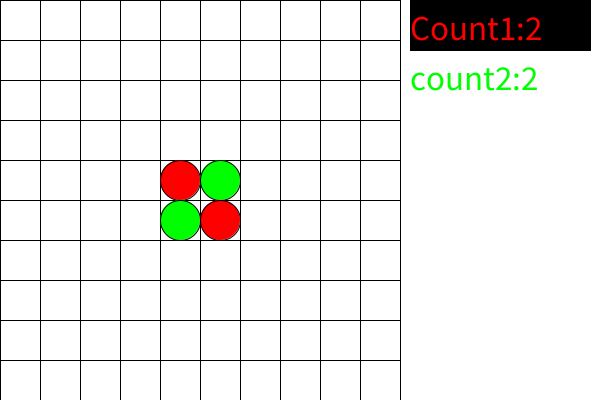
Frame 1 (no input)
Frame 60 (the mouse pressed at the canvas centre just before this capture): identical to frame 1, image omitted
Frame 120 (the mouse held since frame 60 and released just before this capture): identical to frame 1, image omitted

The Processing sketch that drew this single still picture (run headless with seeded random() and noise(); from frame 60 on, the mouse is pressed at the canvas centre):

// Processing sketch: othello2
// ── othello2.pde
int [][]grid = new int[10][10];
int []count=new int[3];
color c1=color(255,0,0), c2=color(0,255,0);
int nowColor=1;
void setup(){
  size(600,400);
  for(int i=0;i<10;i++){
    for(int j=0;j<10;j++){
      grid[i][j]=0;
    }
  }
  grid[4][4]=1;
  grid[4][5]=2;
  grid[5][4]=2;
  grid[5][5]=1;
  count[1]=2;
  count[2]=2;
  nowColor=1;
}
void drawGrid(){
  for(int i=0;i<=10;i++){
    line(i*40,0,i*40,400);
    line(0,i*40,400,i*40);
  }  
}
void drawGo(){
  for(int i=0;i<10;i++){
    for(int j=0;j<10;j++){
      if(grid[i][j]==1){
        fill(c1);
        ellipse(i*40+20,j*40+20, 40,40);
      }else if(grid[i][j]==2){
        fill(c2);
        ellipse(i*40+20,j*40+20, 40,40);
      }
    }
  }
}
void draw(){
  background(255);
  drawGrid();
  drawGo();
  fill(0);
  if(nowColor==1) rect(410,0,180,50);
  else rect(410,50,180,50);

  textSize(35);
  fill(c1);
  text("Count1:"+count[1],410,40);
  fill(c2);
  text("count2:"+count[2],410,90);
}
void mousePressed(){
  int i=mouseX/40, j=mouseY/40;
  if(grid[i][j]==0){
    int sum=check8way(i,j);
    if(sum>0){
      count[nowColor]+=sum+1;
      count[3-nowColor]-=sum;
      grid[i][j]=nowColor;
      nowColor=3-nowColor;
    }
  }
}
int check1(int x, int y){
  //1-st to right
  for(int i=x+1;i<10;i++){
    if(grid[i][y]==0){//bad, no convert color and break;
      return 0;
    }else if(grid[i][y]==nowColor){
      for(int j=x+1;j<i;j++) grid[j][y]=nowColor;
      return i-x-1;
    }
  }
  return 0;
}
int check3(int x, int y){
  for(int i=y+1;i<10;i++){
    if(grid[x][i]==0){
      return 0;
    }else if(grid[x][i]==nowColor){
      for(int j=y+1;j<i;j++) grid[x][j]=nowColor;
      return i-y-1;
    }
  }
  return 0;
}
int check5(int x, int y){
  //2-st
  for(int i=x-1;i>=0;i--){
    if(grid[i][y]==0){//bad, no convert color and break;
      return 0;
    }else if(grid[i][y]==nowColor){
      for(int j=x-1;j>i;j--) grid[j][y]=nowColor;
      return x-1-i;
    }
  }  
  return 0;
}
int check7(int x, int y){
  for(int i=y-1;i>=0;i--){
    if(grid[x][i]==0){
      return 0;
    }else if(grid[x][i]==nowColor){
      for(int j=y-1;j>i;j--) grid[x][j]=nowColor;
      return y-1-i;
    }
  }
  return 0;
}
int check2(int x, int y){
  for(int i=1;x+i<10 && y+i<10;i++){
    if(grid[x+i][y+i]==0){
      return 0;
    }else if(grid[x+i][y+i]==nowColor){
      for(int j=1;j<i;j++) grid[x+j][y+j]=nowColor;
      return i-1;
    }
  }
  return 0;
}
int check4(int x, int y){
  for(int i=1;x-i>=0 && y+i<10;i++){
    if(grid[x-i][y+i]==0){
      return 0;
    }else if(grid[x-i][y+i]==nowColor){
      for(int j=1;j<i;j++) grid[x-j][y+j]=nowColor;
      return i-1;
    }
  }
  return 0;
}
int check6(int x, int y){
  for(int i=1;x-i>=0 && y-i>=0;i++){
    if(grid[x-i][y-i]==0){
      return 0;
    }else if(grid[x-i][y-i]==nowColor){
      for(int j=1;j<i;j++) grid[x-j][y-j]=nowColor;
      return i-1;
    }
  }
  return 0;
}
int check8(int x, int y){
  for(int i=1;x+i<10 && y-i>=0;i++){
    if(grid[x+i][y-i]==0){
      return 0;
    }else if(grid[x+i][y-i]==nowColor){
      for(int j=1;j<i;j++) grid[x+j][y-j]=nowColor;
      return i-1;
    }
  }
  return 0;
}
int check8way(int x, int y){
  int sum=0;
  sum+=check1(x,y);
  sum+=check2(x,y);
  sum+=check3(x,y);
  sum+=check4(x,y);
  sum+=check5(x,y);
  sum+=check6(x,y);
  sum+=check7(x,y);
  sum+=check8(x,y);
  return sum;
}
